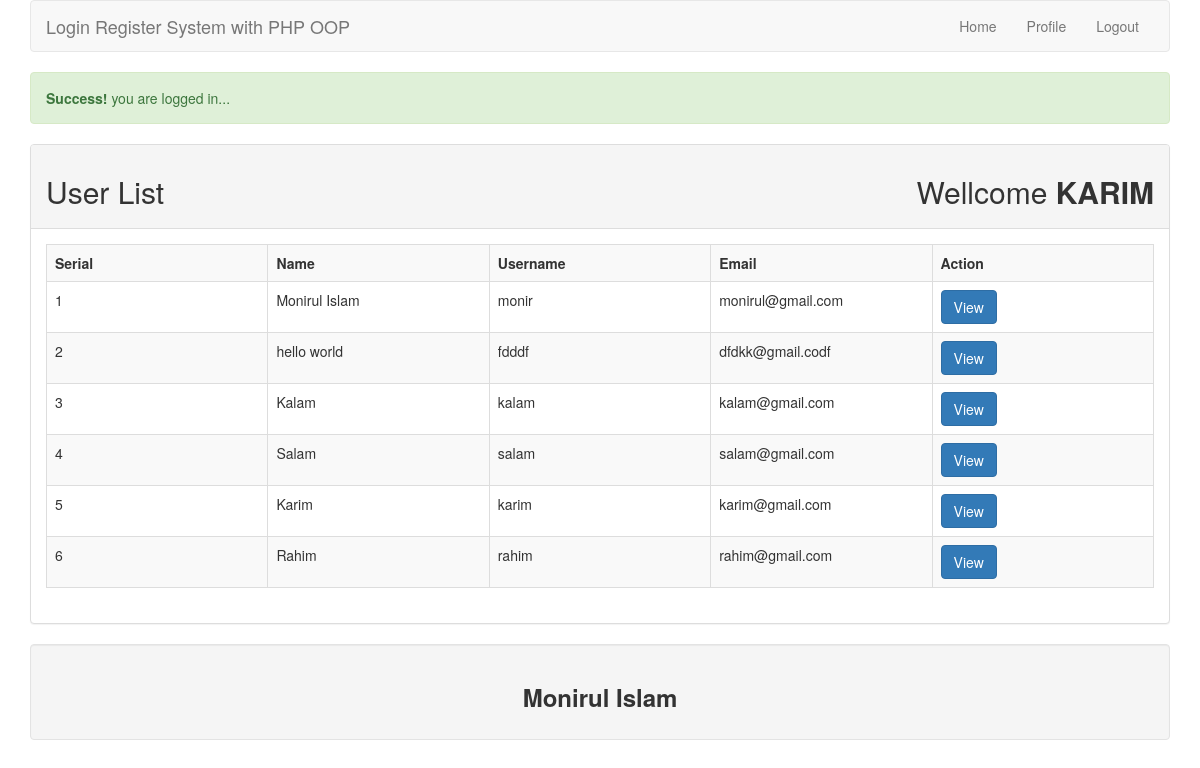
Page /index.php (signed in) on the committed database.
### tables this page shows
CREATE TABLE `tbl_user` (
  `id` int(11) NOT NULL,
  `name` varchar(255) NOT NULL,
  `username` varchar(255) NOT NULL,
  `email` varchar(255) NOT NULL,
  `password` varchar(255) NOT NULL
);

### lib/Session.php (called while the page is built, shortened)
<?php
	class Session {
		public static function get($key) {
			if( isset($_SESSION[$key]) ) {
				return $_SESSION[$key];
			} else {
				return false;
			}
		}
	}

### lib/User.php (called while the page is built, shortened)
<?php
	include_once 'Session.php';
	include 'Database.php';
	class User {
		private $db;
		public function __construct() {
			$this->db = new Database();
		}
		public function getUserData() {
			$sql = "SELECT * FROM tbl_user ORDER BY id DESC";
			$query = $this->db->pdo->prepare($sql);
			$query->execute();
			$result = $query->fetchAll();
			return $result;
		}
	}

### lib/Database.php (called while the page is built)
<?php
	class Database {
		private $hostdb = "localhost";
		private $userdb = "root";
		private $passdb = "";
		private $namedb = "oop_lr";
		public $pdo;
		public function __construct() {
			if ( !isset($this->pdo)) {
				try {
					$link = new PDO("mysql:host=".$this->hostdb.";dbname=".$this->namedb, $this->userdb, $this->passdb );
					$link->setAttribute(PDO::ATTR_ERRMODE, PDO::ERRMODE_EXCEPTION);
					$link->exec("SET CHARACTER SET utf8");
					$this->pdo = $link;
				} catch (PDOException $e) {
					die("Failed to connect with Databaee".$e->getMessage());
				}
			}
		}
	}

### index.php (the view, shortened to what this page needs)
<?php
	include 'inc/header.php';
	include 'lib/User.php';
	$user = new User();
?>
<?php
	$loginmsg = Session::get('loginmsg');
	if( isset($loginmsg) ) {
		echo $loginmsg;
	}
?>
	<div class="panel panel-default">
		<div class="panel-heading">
			<h2>User List <span class="pull-right">Wellcome<span style="text-transform: uppercase; font-weight: bold;">
				<?php
					$name = Session::get('username');
					if( isset($name) ) {
						echo $name;
					}
				?>
			</span></span></h2>
		</div>
		<div class="panel-body">
			<table class="table table-striped table-bordered">
				<tr>
					<th width="20%">Serial</th>
					<th width="20%">Name</th>
					<th width="20%">Username</th>
					<th width="20%">Email</th>
					<th width="20%">Action</th>
				</tr>
				<?php
					$userData = $user->getUserData();
					if( $userData ) {
						$i = 0;
						foreach( $userData as $data ) {
						$i++;
				?>
				<tr>
					<td width="20%"><?php echo $i; ?></td>
					<td width="20%"><?php echo $data['name']; ?></td>
					<td width="20%"><?php echo $data['username']; ?></td>
					<td width="20%"><?php echo $data['email']; ?></td>
					<td width="20%">
						<a class="btn btn-primary" href="profile.php?p=<?php echo $data['id']; ?>">View</a>
					</td>
				</tr>
			<?php } } else { ?>
				<tr>
					<td colspan="5"><h3><strong>Sorry! No user data found..</strong></h3></td>
				</tr>
			<?php } ?>
			</table>
		</div>
	</div>
<?php include_once 'inc/footer.php'; ?>

### rows in the picture
tbl_user: name "Monirul Islam", username "monir", email "monirul@gmail.com"
tbl_user: name "hello world", username "fdddf", email "dfdkk@gmail.codf"
tbl_user: name "Kalam", username "kalam", email "kalam@gmail.com"
tbl_user: name "Salam", username "salam", email "salam@gmail.com"
tbl_user: name "Karim", username "karim", email "karim@gmail.com"
tbl_user: name "Rahim", username "rahim", email "rahim@gmail.com"

### other values in the picture
$loginmsg "Success! you are logged in..."
$name "KARIM"
